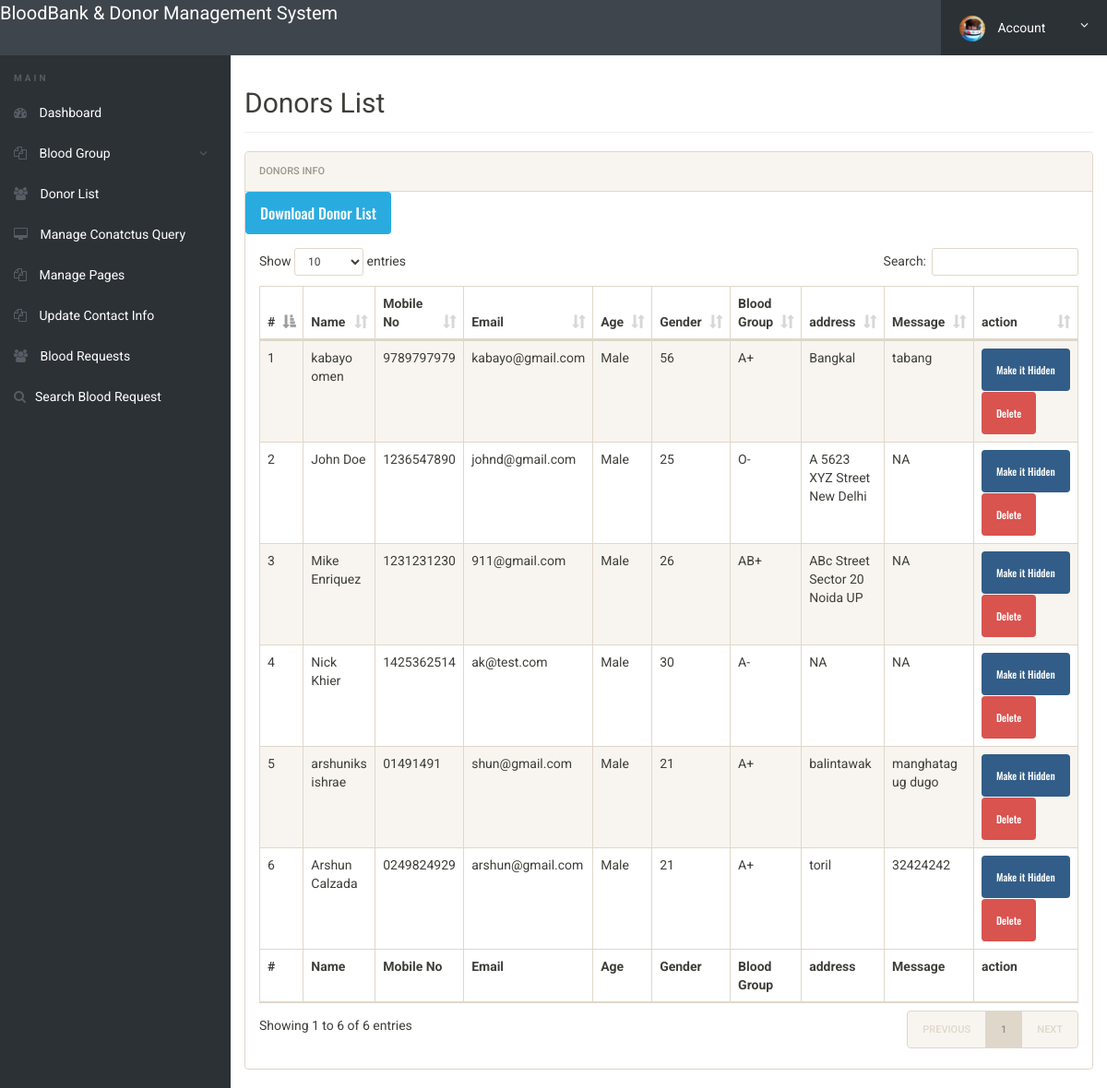
The page /admin/donor-list.php (signed in) on the database its author committed.
### tables this page shows
CREATE TABLE `tblblooddonars` (
  `id` int(11) NOT NULL,
  `FullName` varchar(100) DEFAULT NULL,
  `MobileNumber` char(11) DEFAULT NULL,
  `EmailId` varchar(100) DEFAULT NULL,
  `Gender` varchar(20) DEFAULT NULL,
  `Age` int(11) DEFAULT NULL,
  `BloodGroup` varchar(20) DEFAULT NULL,
  `Address` varchar(255) DEFAULT NULL,
  `Message` mediumtext DEFAULT NULL,
  `PostingDate` timestamp NOT NULL DEFAULT current_timestamp(),
  `status` int(1) DEFAULT NULL,
  `Password` varchar(250) DEFAULT NULL
);

### admin/donor-list.php (the view, shortened to what this page needs)
<?php
include('includes/config.php');
if(strlen($_SESSION['alogin'])==0)
	{
header('location:index.php');
}
else{
 ?>
<!doctype html>
<html lang="en" class="no-js">
<head>
	<link rel="stylesheet" href="css/font-awesome.min.css">
	<link rel="stylesheet" href="css/bootstrap.min.css">
	<link rel="stylesheet" href="css/dataTables.bootstrap.min.css">
	<link rel="stylesheet" href="css/bootstrap-social.css">
	<link rel="stylesheet" href="css/bootstrap-select.css">
	<link rel="stylesheet" href="css/fileinput.min.css">
	<link rel="stylesheet" href="css/awesome-bootstrap-checkbox.css">
	<link rel="stylesheet" href="css/style.css">
</head>
<body>
	<?php include('includes/header.php');?>
	<div class="ts-main-content">
		<?php include('includes/leftbar.php');?>
		<div class="content-wrapper">
			<div class="container-fluid">
				<div class="row">
					<div class="col-md-12">
						<h2 class="page-title">Donors List</h2>
						<div class="panel panel-default">
							<div class="panel-heading">Donors Info</div>
								<a href="download-records.php" style="font-size:16px;" class="btn btn-info">Download Donor List</a>
							<div class="panel-body">
								<table id="zctb" class="display table table-striped table-bordered table-hover" cellspacing="0" width="100%">
									<thead>
										<tr>
										<th>#</th>
											<th>Name</th>
											<th>Mobile No</th>
											<th>Email</th>
											<th>Age</th>
											<th>Gender</th>
											<th>Blood Group</th>
											<th>address</th>
											<th>Message </th>
											<th>action </th>
										</tr>
									</thead>
									<tfoot>
										<tr>
										<th>#</th>
										<th>Name</th>
											<th>Mobile No</th>
											<th>Email</th>
											<th>Age</th>
											<th>Gender</th>
											<th>Blood Group</th>
											<th>address</th>
											<th>Message </th>
											<th>action </th>
										</tr>
									</tfoot>
									<tbody>
<?php $sql = "SELECT * from  tblblooddonars ";
$query = $dbh -> prepare($sql);
$query->execute();
$results=$query->fetchAll(PDO::FETCH_OBJ);
$cnt=1;
if($query->rowCount() > 0)
{
foreach($results as $result)
{				?>
										<tr>
											<td><?php echo htmlentities($cnt);?></td>
											<td><?php echo htmlentities($result->FullName);?></td>
											<td><?php echo htmlentities($result->MobileNumber);?></td>
											<td><?php echo htmlentities($result->EmailId);?></td>
											<td><?php echo htmlentities($result->Gender);?></td>
											<td><?php echo htmlentities($result->Age);?></td>
											<td><?php echo htmlentities($result->BloodGroup);?></td>
											<td><?php echo htmlentities($result->Address);?></td>
											<td><?php echo htmlentities($result->Message);?></td>
										<td>
<?php if($result->status==1)
{?>
<a href="donor-list.php?hidden=<?php echo htmlentities($result->id);?>" onclick="return confirm('Do you really want to hiidden this detail')" class="btn btn-primary"> Make it Hidden</a>
<?php } else {?>
<a href="donor-list.php?public=<?php echo htmlentities($result->id);?>" onclick="return confirm('Do you really want to Public this detail')" class="btn btn-primary"> Make it Public</a>
<?php } ?>
<a href="donor-list.php?del=<?php echo htmlentities($result->id);?>" onclick="return confirm('Do you really want to delete this record')" class="btn btn-danger" style="margin-top:1%;"> Delete</a>
</td>
										</tr>
										<?php $cnt=$cnt+1; }} ?>
									</tbody>
								</table>
							</div>
						</div>
					</div>
				</div>
			</div>
		</div>
	</div>
</body>
</html>
<?php } ?>

### admin/css/style.css (style rules this page uses)
html { font-size: 14px; }
@media only screen and (min-width: 480px) { html { font-size: 17px; } }
@media only screen and (min-width: 768px) { html { font-size: 14px; } }
body { font-size: 1em; }
a { color: #37a6c4; }
.btn { font-family: 'Oswald', sans-serif; }
.panel { overflow: hidden; }
.btn { text-transform: none; }
.page-title { padding-bottom: 15px; margin-bottom: 20px; border-bottom: 1px solid #f0f0f0; }
.ts-main-content .content-wrapper { padding-top: 15px; margin-top: 60px; }
@media only screen and (min-width: 992px) { .ts-main-content .content-wrapper { margin-left: 250px; } }

### rows shown on the page
tblblooddonars: FullName "kabayo omen", MobileNumber "9789797979", EmailId "kabayo@gmail.com", Gender "Male", Age "56", BloodGroup "A+", Address "Bangkal", Message "tabang"
tblblooddonars: FullName "John Doe", MobileNumber "1236547890", EmailId "johnd@gmail.com", Gender "Male", Age "25", BloodGroup "O-", Address "A 5623 XYZ Street New Delhi", Message "NA"
tblblooddonars: FullName "Mike Enriquez", MobileNumber "1231231230", EmailId "911@gmail.com", Gender "Male", Age "26", BloodGroup "AB+", Address "ABc Street Sector 20 Noida UP", Message "NA"
tblblooddonars: FullName "Nick Khier", MobileNumber "1425362514", EmailId "ak@test.com", Gender "Male", Age "30", BloodGroup "A-", Address "NA", Message "NA"
tblblooddonars: FullName "arshuniks ishrae", MobileNumber "01491491", EmailId "shun@gmail.com", Gender "Male", Age "21", BloodGroup "A+", Address "balintawak", Message "manghatag ug dugo"
tblblooddonars: FullName "Arshun Calzada", MobileNumber "0249824929", EmailId "arshun@gmail.com", Gender "Male", Age "21", BloodGroup "A+", Address "toril", Message "32424242"
